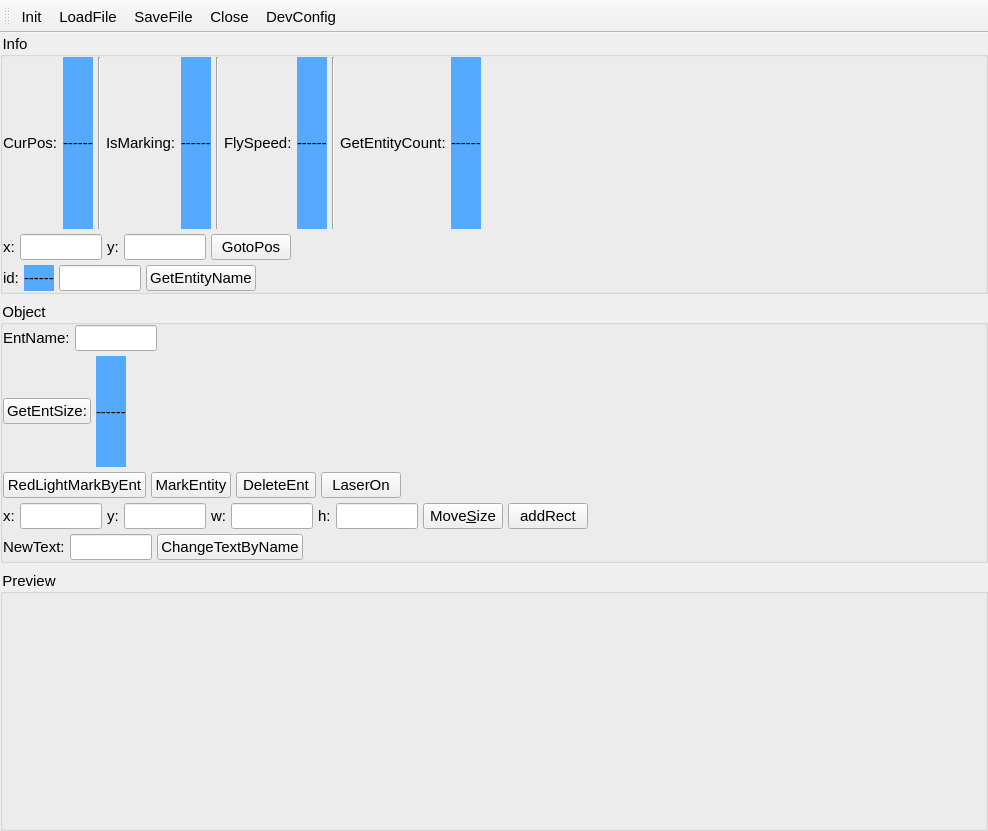
<?xml version="1.0" encoding="UTF-8"?>
<ui version="4.0">
 <class>MainWindow</class>
 <widget class="QMainWindow" name="MainWindow">
  <property name="geometry">
   <rect>
    <x>0</x>
    <y>0</y>
    <width>988</width>
    <height>831</height>
   </rect>
  </property>
  <property name="windowTitle">
   <string>MainWindow</string>
  </property>
  <property name="styleSheet">
   <string notr="true">QLineEdit {
	max-width: 80px;
}

* {
	font-size: 15px;
}

</string>
  </property>
  <widget class="QWidget" name="centralwidget">
   <layout class="QVBoxLayout" name="verticalLayout_6">
    <property name="spacing">
     <number>7</number>
    </property>
    <property name="leftMargin">
     <number>0</number>
    </property>
    <property name="topMargin">
     <number>0</number>
    </property>
    <property name="rightMargin">
     <number>0</number>
    </property>
    <property name="bottomMargin">
     <number>0</number>
    </property>
    <item>
     <widget class="QGroupBox" name="groupBox_3">
      <property name="styleSheet">
       <string notr="true"/>
      </property>
      <property name="title">
       <string>Info</string>
      </property>
      <layout class="QVBoxLayout" name="verticalLayout_5">
       <property name="spacing">
        <number>5</number>
       </property>
       <property name="leftMargin">
        <number>0</number>
       </property>
       <property name="topMargin">
        <number>0</number>
       </property>
       <property name="rightMargin">
        <number>0</number>
       </property>
       <property name="bottomMargin">
        <number>0</number>
       </property>
       <item>
        <layout class="QVBoxLayout" name="verticalLayout_3">
         <item>
          <layout class="QHBoxLayout" name="horizontalLayout">
           <item>
            <widget class="QLabel" name="label">
             <property name="text">
              <string>CurPos:</string>
             </property>
            </widget>
           </item>
           <item>
            <widget class="QLabel" name="LbPos">
             <property name="styleSheet">
              <string notr="true">QLabel {
	background-color: rgb(85, 170, 255);
}</string>
             </property>
             <property name="text">
              <string>------</string>
             </property>
            </widget>
           </item>
           <item>
            <widget class="Line" name="line">
             <property name="orientation">
              <enum>Qt::Vertical</enum>
             </property>
            </widget>
           </item>
           <item>
            <widget class="QLabel" name="label_9">
             <property name="text">
              <string>IsMarking:</string>
             </property>
            </widget>
           </item>
           <item>
            <widget class="QLabel" name="LbIsMarking">
             <property name="styleSheet">
              <string notr="true">QLabel {
	background-color: rgb(85, 170, 255);
}</string>
             </property>
             <property name="text">
              <string>------</string>
             </property>
            </widget>
           </item>
           <item>
            <widget class="Line" name="line_2">
             <property name="orientation">
              <enum>Qt::Vertical</enum>
             </property>
            </widget>
           </item>
           <item>
            <widget class="QLabel" name="label_11">
             <property name="text">
              <string>FlySpeed:</string>
             </property>
            </widget>
           </item>
           <item>
            <widget class="QLabel" name="LbSpeed">
             <property name="styleSheet">
              <string notr="true">QLabel {
	background-color: rgb(85, 170, 255);
}</string>
             </property>
             <property name="text">
              <string>------</string>
             </property>
            </widget>
           </item>
           <item>
            <widget class="Line" name="line_3">
             <property name="orientation">
              <enum>Qt::Vertical</enum>
             </property>
            </widget>
           </item>
           <item>
            <widget class="QLabel" name="label_14">
             <property name="text">
              <string>GetEntityCount:</string>
             </property>
            </widget>
           </item>
           <item>
            <widget class="QLabel" name="LbEntCount">
             <property name="styleSheet">
              <string notr="true">QLabel {
	background-color: rgb(85, 170, 255);
}</string>
             </property>
             <property name="text">
              <string>------</string>
             </property>
            </widget>
           </item>
           <item>
            <spacer name="horizontalSpacer">
             <property name="orientation">
              <enum>Qt::Horizontal</enum>
             </property>
             <property name="sizeHint" stdset="0">
              <size>
               <width>40</width>
               <height>20</height>
              </size>
             </property>
            </spacer>
           </item>
          </layout>
         </item>
         <item>
          <layout class="QHBoxLayout" name="horizontalLayout_2">
           <item>
            <widget class="QLabel" name="label_3">
             <property name="text">
              <string>x:</string>
             </property>
            </widget>
           </item>
           <item>
            <widget class="QLineEdit" name="LeX"/>
           </item>
           <item>
            <widget class="QLabel" name="label_4">
             <property name="text">
              <string>y:</string>
             </property>
            </widget>
           </item>
           <item>
            <widget class="QLineEdit" name="LeY"/>
           </item>
           <item>
            <widget class="QPushButton" name="BnGoto">
             <property name="text">
              <string>GotoPos</string>
             </property>
            </widget>
           </item>
           <item>
            <spacer name="horizontalSpacer_2">
             <property name="orientation">
              <enum>Qt::Horizontal</enum>
             </property>
             <property name="sizeHint" stdset="0">
              <size>
               <width>40</width>
               <height>20</height>
              </size>
             </property>
            </spacer>
           </item>
          </layout>
         </item>
         <item>
          <layout class="QHBoxLayout" name="horizontalLayout_3">
           <item>
            <widget class="QLabel" name="label_6">
             <property name="text">
              <string>id:</string>
             </property>
            </widget>
           </item>
           <item>
            <widget class="QLabel" name="LbEntName">
             <property name="styleSheet">
              <string notr="true">QLabel {
	background-color: rgb(85, 170, 255);
}</string>
             </property>
             <property name="text">
              <string>------</string>
             </property>
            </widget>
           </item>
           <item>
            <widget class="QLineEdit" name="TeId"/>
           </item>
           <item>
            <widget class="QPushButton" name="BnGetEntName">
             <property name="text">
              <string>GetEntityName</string>
             </property>
            </widget>
           </item>
           <item>
            <spacer name="horizontalSpacer_7">
             <property name="orientation">
              <enum>Qt::Horizontal</enum>
             </property>
             <property name="sizeHint" stdset="0">
              <size>
               <width>40</width>
               <height>20</height>
              </size>
             </property>
            </spacer>
           </item>
          </layout>
         </item>
        </layout>
       </item>
      </layout>
     </widget>
    </item>
    <item>
     <widget class="QGroupBox" name="groupBox">
      <property name="title">
       <string>Object</string>
      </property>
      <layout class="QVBoxLayout" name="verticalLayout_2">
       <property name="spacing">
        <number>5</number>
       </property>
       <property name="leftMargin">
        <number>0</number>
       </property>
       <property name="topMargin">
        <number>0</number>
       </property>
       <property name="rightMargin">
        <number>0</number>
       </property>
       <property name="bottomMargin">
        <number>0</number>
       </property>
       <item>
        <layout class="QVBoxLayout" name="verticalLayout">
         <item>
          <layout class="QHBoxLayout" name="horizontalLayout_10">
           <item>
            <widget class="QLabel" name="label_8">
             <property name="text">
              <string>EntName:</string>
             </property>
            </widget>
           </item>
           <item>
            <widget class="QLineEdit" name="LeEntName"/>
           </item>
           <item>
            <spacer name="horizontalSpacer_4">
             <property name="orientation">
              <enum>Qt::Horizontal</enum>
             </property>
             <property name="sizeHint" stdset="0">
              <size>
               <width>40</width>
               <height>20</height>
              </size>
             </property>
            </spacer>
           </item>
          </layout>
         </item>
         <item>
          <layout class="QHBoxLayout" name="horizontalLayout_11">
           <item>
            <widget class="QPushButton" name="BnGetEntSize">
             <property name="text">
              <string>GetEntSize:</string>
             </property>
            </widget>
           </item>
           <item>
            <widget class="QLabel" name="LbEntSize">
             <property name="styleSheet">
              <string notr="true">QLabel {
	background-color: rgb(85, 170, 255);
}</string>
             </property>
             <property name="text">
              <string>------</string>
             </property>
            </widget>
           </item>
           <item>
            <spacer name="horizontalSpacer_3">
             <property name="orientation">
              <enum>Qt::Horizontal</enum>
             </property>
             <property name="sizeHint" stdset="0">
              <size>
               <width>40</width>
               <height>20</height>
              </size>
             </property>
            </spacer>
           </item>
          </layout>
         </item>
         <item>
          <layout class="QHBoxLayout" name="horizontalLayout_12">
           <item>
            <widget class="QPushButton" name="BnRedLight">
             <property name="text">
              <string>RedLightMarkByEnt</string>
             </property>
            </widget>
           </item>
           <item>
            <widget class="QPushButton" name="BnMark">
             <property name="text">
              <string>MarkEntity</string>
             </property>
            </widget>
           </item>
           <item>
            <widget class="QPushButton" name="BnDelete">
             <property name="text">
              <string>DeleteEnt</string>
             </property>
            </widget>
           </item>
           <item>
            <widget class="QPushButton" name="BnLaserOn">
             <property name="text">
              <string>LaserOn</string>
             </property>
            </widget>
           </item>
           <item>
            <spacer name="horizontalSpacer_5">
             <property name="orientation">
              <enum>Qt::Horizontal</enum>
             </property>
             <property name="sizeHint" stdset="0">
              <size>
               <width>40</width>
               <height>20</height>
              </size>
             </property>
            </spacer>
           </item>
          </layout>
         </item>
         <item>
          <layout class="QHBoxLayout" name="horizontalLayout_15">
           <item>
            <widget class="QLabel" name="label_5">
             <property name="text">
              <string>x:</string>
             </property>
            </widget>
           </item>
           <item>
            <widget class="QLineEdit" name="LeX_Move"/>
           </item>
           <item>
            <widget class="QLabel" name="label_7">
             <property name="text">
              <string>y:</string>
             </property>
            </widget>
           </item>
           <item>
            <widget class="QLineEdit" name="LeY_Move"/>
           </item>
           <item>
            <widget class="QLabel" name="label_10">
             <property name="text">
              <string>w:</string>
             </property>
            </widget>
           </item>
           <item>
            <widget class="QLineEdit" name="LeWMove"/>
           </item>
           <item>
            <widget class="QLabel" name="label_12">
             <property name="text">
              <string>h:</string>
             </property>
            </widget>
           </item>
           <item>
            <widget class="QLineEdit" name="LeHMove"/>
           </item>
           <item>
            <widget class="QPushButton" name="BnMoveSize">
             <property name="text">
              <string>Move&amp;Size</string>
             </property>
            </widget>
           </item>
           <item>
            <widget class="QPushButton" name="BnRect">
             <property name="text">
              <string>addRect</string>
             </property>
            </widget>
           </item>
           <item>
            <spacer name="horizontalSpacer_9">
             <property name="orientation">
              <enum>Qt::Horizontal</enum>
             </property>
             <property name="sizeHint" stdset="0">
              <size>
               <width>40</width>
               <height>20</height>
              </size>
             </property>
            </spacer>
           </item>
          </layout>
         </item>
         <item>
          <layout class="QHBoxLayout" name="horizontalLayout_13">
           <item>
            <widget class="QLabel" name="label_13">
             <property name="text">
              <string>NewText:</string>
             </property>
            </widget>
           </item>
           <item>
            <widget class="QLineEdit" name="LeNewText"/>
           </item>
           <item>
            <widget class="QPushButton" name="BnChangeText">
             <property name="text">
              <string>ChangeTextByName</string>
             </property>
            </widget>
           </item>
           <item>
            <spacer name="horizontalSpacer_6">
             <property name="orientation">
              <enum>Qt::Horizontal</enum>
             </property>
             <property name="sizeHint" stdset="0">
              <size>
               <width>40</width>
               <height>20</height>
              </size>
             </property>
            </spacer>
           </item>
          </layout>
         </item>
        </layout>
       </item>
      </layout>
     </widget>
    </item>
    <item>
     <widget class="QGroupBox" name="groupBox_2">
      <property name="title">
       <string>Preview</string>
      </property>
      <layout class="QVBoxLayout" name="vlayGView">
       <property name="spacing">
        <number>5</number>
       </property>
       <property name="leftMargin">
        <number>0</number>
       </property>
       <property name="topMargin">
        <number>0</number>
       </property>
       <property name="rightMargin">
        <number>0</number>
       </property>
       <property name="bottomMargin">
        <number>0</number>
       </property>
      </layout>
     </widget>
    </item>
   </layout>
  </widget>
  <widget class="QMenuBar" name="menubar">
   <property name="geometry">
    <rect>
     <x>0</x>
     <y>0</y>
     <width>988</width>
     <height>26</height>
    </rect>
   </property>
  </widget>
  <widget class="QToolBar" name="toolBar">
   <property name="windowTitle">
    <string>toolBar</string>
   </property>
   <attribute name="toolBarArea">
    <enum>TopToolBarArea</enum>
   </attribute>
   <attribute name="toolBarBreak">
    <bool>false</bool>
   </attribute>
   <addaction name="actInit"/>
   <addaction name="actLoadFile"/>
   <addaction name="actSaveFile"/>
   <addaction name="actClose"/>
   <addaction name="actDevConfig"/>
  </widget>
  <action name="actInit">
   <property name="text">
    <string>Init</string>
   </property>
  </action>
  <action name="actClose">
   <property name="text">
    <string>Close</string>
   </property>
  </action>
  <action name="actDevConfig">
   <property name="text">
    <string>DevConfig</string>
   </property>
  </action>
  <action name="actLoadFile">
   <property name="text">
    <string>LoadFile</string>
   </property>
  </action>
  <action name="actSaveFile">
   <property name="text">
    <string>SaveFile</string>
   </property>
  </action>
 </widget>
 <resources/>
 <connections/>
</ui>
